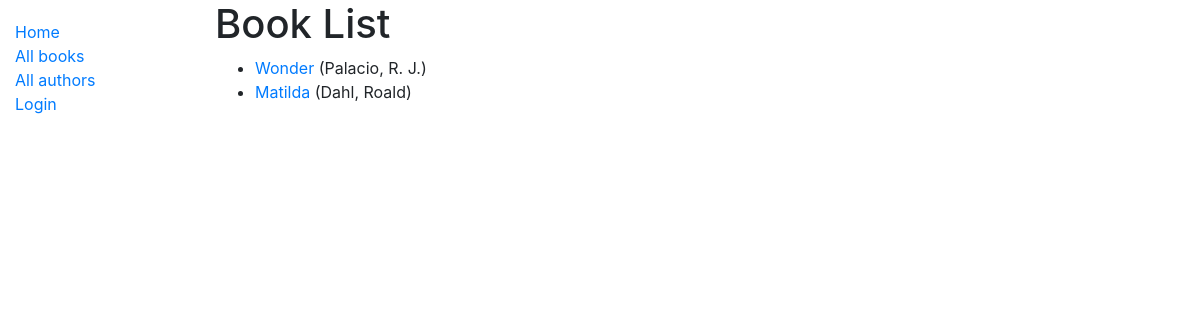
Before: /catalog/books/ with the older database file.
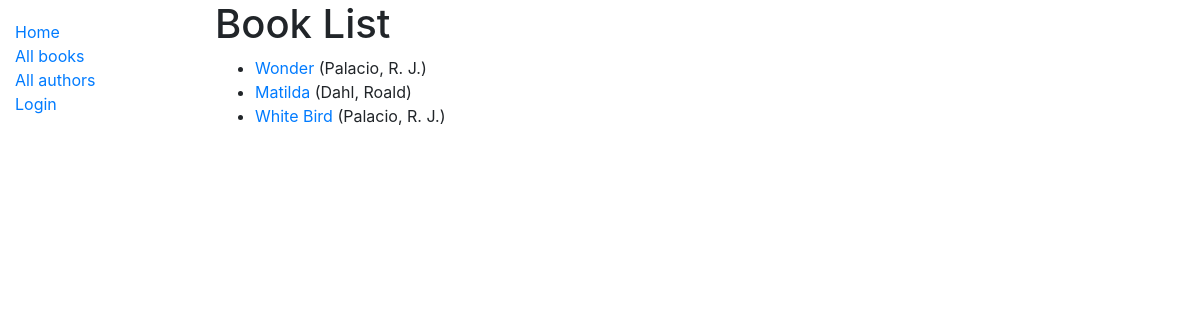
After: the same page with the newer database file.
### catalog/models.py (models this page shows, shortened)
class Book(models.Model):
    title = models.CharField(max_length=200)
    author = models.ForeignKey("Author", on_delete=models.SET_NULL, null=True)
    summary = models.TextField(
        max_length=1000, help_text="Enter a brief description of the book"
    )
    isbn = models.CharField(
        "ISBN",
        max_length=13,
        help_text='13 Character <a href="https://www.isbn-international.org/content/what-isbn">ISBN number</a>',
    )
    value = models.ForeignKey("Price", on_delete=models.SET_NULL, null=True)
    genre = models.ManyToManyField("Genre", help_text="Select a genre for this book")
    def display_genre(self):
        return ', '.join(genre.name for genre in self.genre.all()[:3])
    display_genre.short_description = 'Genre'
    CHOICE_LANGUAGE = (
        ("af", "Afrikaans"),
        ("ar", "Arabic"),
        ("az", "Azeri (Latin)"),
        ("be", "Belarusian"),
        ("bg", "Bulgarian"),
        ("ca", "Catalan"),
        ("cs", "Czech"),
        ("cy", "Welsh"),
        ("da", "Danish"),
        ("de", "German"),
        ("dv", "Divehi"),
        ("el", "Greek"),
        ("en", "English"),
        ("eo", "Esperanto"),
        ("es", "Spanish"),
        ("et", "Estonian"),
        ("eu", "Basque"),
        ("fa", "Farsi"),
        ("fi", "Finnish"),
        ("fo", "Faroese"),
        ("fr", "French"),
        ("gl", "Galician"),
        ("gu", "Gujarati"),
        ("he", "Hebrew"),
        ("hi", "Hindi"),
        ("hr", "Croatian"),
        ("hu", "Hungarian"),
        ("hy", "Armenian"),
        ("id", "Indonesian"),
        ("is", "Icelandic"),
        ("it", "Italian"),
        ("ja", "Japanese"),
        ("ka", "Georgian"),
        ("kk", "Kazakh"),
        ("kn", "Kannada"),
        ("ko", "Korean"),
        ("ky", "Kyrgyz"),
        ("lt", "Lithuanian"),
        ("lv", "Latvian"),
        ("mi", "Maori"),
        ("mk", "FYRO Macedonian"),
        ("mn", "Mongolian"),
        ("mr", "Marathi"),
        ("ms", "Malay"),
        ("mt", "Maltese"),
        ("nb", "Norwegian"),
        ("nl", "Dutch"),
        ("ns", "Northern Sotho"),
        ("pa", "Punjabi"),
        ("pl", "Polish"),
        ("ps", "Pashto"),
        ("pt", "Portuguese"),
        ("qu", "Quechua"),
        ("ro", "Romanian"),
        ("ru", "Russian"),
        ("sa", "Sanskrit"),
        ("se", "Sami (Northern)"),
        ("sk", "Slovak"),
        ("sl", "Slovenian"),
        ("sq", "Albanian"),
        ("sv", "Swedish"),
        ("sw", "Swahili"),
        ("ta", "Tamil"),
        ("te", "Telugu"),
        ("th", "Thai"),
        ("tl", "Tagalog"),
        ("tn", "Tswana"),
        ("tr", "Turkish"),
        ("tt", "Tatar"),
        ("ts", "Tsonga"),
        ("uk", "Ukrainian"),
        ("ur", "Urdu"),
        ("uz", "Uzbek (Latin)"),
        ("vi", "Vietnamese"),
        ("xh", "Xhosa"),
        ("zh", "Chinese"),
        ("zu", "Zulu"),
    )
    language = models.CharField(
        max_length=2,
        choices=CHOICE_LANGUAGE,
        blank=True,
        default="ko",
        help_text="Book Language",
    )
    def get_absolute_url(self):
        return reverse("book-detail", args=[str(self.id)])

class Author(models.Model):
    first_name = models.CharField(max_length=100)
    last_name = models.CharField(max_length=100)
    date_of_birth = models.DateField(null=True, blank=True)
    date_of_death = models.DateField("Died", null=True, blank=True)
    class Meta:
        ordering = ["last_name", "first_name"]
    def __str__(self):
        return f"{self.last_name}, {self.first_name}"

### catalog/views.py (the view)
# urls.py: path('books/', views.BookListView.as_view(), name='books'),
class BookListView(generic.ListView):
    model = Book
    paginate_by = 5

### catalog/templates/catalog/book_list.html (shortened to what this page needs)
{% extends "base_generic.html" %}
{% block content %}
  <h1>Book List</h1>
  {% if book_list %}
    <ul>
      {% for book in book_list %}
        <li>
          <a href="{{ book.get_absolute_url }}">{{ book.title }}</a> ({{book.author}})
        </li>
      {% endfor %}
    </ul>
  {% else %}
    <p>There are no books in the library.</p>
  {% endif %}
{% endblock %}

Changed rows visible on the page:
added Book: title "White Bird", author "Palacio, R. J."
